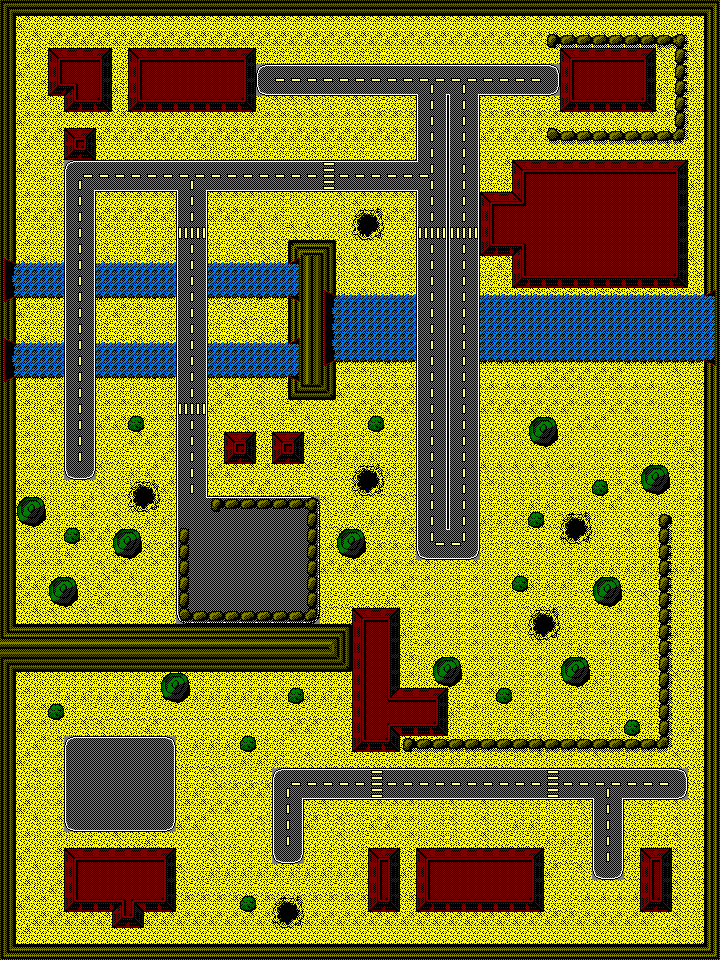

This is a level from a 2D game, rendered from its Tiled map with the project's own tilesets. A one-line summary and the map file follow, with tile-layer data summarised:
An orthogonal 45x60 tile map with 16x16 px tiles, 4 tile layers (Tile Layer 1, river, road, houses) and 133 objects (17x building, 12x bush, 10x tree, 9x sandbag, 8x water, ...).

<map version="1.2" tiledversion="1.2.1" orientation="orthogonal" renderorder="left-down" width="45" height="60" tilewidth="16" tileheight="16" infinite="0" nextlayerid="9" nextobjectid="193">
 <tileset firstgid="1" name="tileset" tilewidth="16" tileheight="16" tilecount="160" columns="16">
  <image source="../images/tileset.png" width="256" height="160" />
 </tileset>
 <layer id="2" name="Tile Layer 1" width="45" height="60" locked="1">
  <data>[2700 cells, 2700 non-empty, 24 distinct tile ids]</data>
 </layer>
 <layer id="4" name="river" width="45" height="60" locked="1">
  <data>[2700 cells, 239 non-empty, 9 distinct tile ids]</data>
 </layer>
 <layer id="5" name="road" width="45" height="60" locked="1">
  <data>[2700 cells, 456 non-empty, 22 distinct tile ids]</data>
 </layer>
 <layer id="3" name="houses" width="45" height="60" locked="1">
  <data>[2700 cells, 450 non-empty, 30 distinct tile ids]</data>
 </layer>
 <objectgroup id="6" name="objects" visible="0" locked="1">
  <object id="1" type="building" x="64" y="48" width="48" height="64" />
  <object id="2" type="building" x="128" y="48" width="128" height="64" />
  <object id="3" type="building" x="560" y="48" width="96" height="64" />
  <object id="4" type="building" x="64" y="128" width="32" height="32" />
  <object id="5" type="barrier" x="288" y="240" width="48" height="160" />
  <object id="6" type="building" x="224" y="432" width="32" height="32" />
  <object id="7" type="building" x="272" y="432" width="32" height="32" />
  <object id="8" type="tree" x="16" y="496" width="32" height="32" />
  <object id="9" type="tree" x="112" y="528" width="32" height="32" />
  <object id="10" type="tree" x="48" y="576" width="32" height="32" />
  <object id="11" type="tree" x="336" y="528" width="32" height="32" />
  <object id="12" type="tree" x="528" y="416" width="32" height="32" />
  <object id="13" type="tree" x="640" y="464" width="32" height="32" />
  <object id="14" type="tree" x="592" y="576" width="32" height="32" />
  <object id="15" type="tree" x="560" y="656" width="32" height="32" />
  <object id="16" type="tree" x="432" y="656" width="32" height="32" />
  <object id="17" type="tree" x="160" y="672" width="32" height="32" />
  <object id="18" type="barrier" x="16" y="624" width="336" height="48" />
  <object id="19" type="building" x="64" y="848" width="112" height="64" />
  <object id="20" type="building" x="368" y="848" width="32" height="64" />
  <object id="21" type="building" x="416" y="848" width="128" height="64" />
  <object id="22" type="building" x="640" y="848" width="32" height="64" />
  <object id="23" type="building" x="352" y="608" width="48" height="144" />
  <object id="24" type="building" x="512" y="160" width="176" height="128" />
  <object id="25" type="bush" x="128" y="416" width="16" height="16" />
  <object id="26" type="bush" x="64" y="528" width="16" height="16" />
  <object id="27" type="bush" x="368" y="416" width="16" height="16" />
  <object id="28" type="bush" x="528" y="512" width="16" height="16" />
  <object id="29" type="bush" x="512" y="576" width="16" height="16" />
  <object id="30" type="bush" x="496" y="688" width="16" height="16" />
  <object id="31" type="bush" x="288" y="688" width="16" height="16" />
  <object id="32" type="bush" x="48" y="704" width="16" height="16" />
  <object id="33" type="bush" x="240" y="736" width="16" height="16" />
  <object id="34" type="bush" x="240" y="896" width="16" height="16" />
  <object id="35" type="bush" x="624" y="720" width="16" height="16" />
  <object id="36" type="bush" x="592" y="480" width="16" height="16" />
  <object id="37" type="building" x="48" y="48" width="16" height="48" />
  <object id="38" type="building" x="480" y="192" width="32" height="64" />
  <object id="39" type="building" x="480" y="192" width="32" height="64" />
  <object id="40" type="building" x="400" y="688" width="48" height="48" />
  <object id="41" type="building" x="112" y="912" width="32" height="16" />
  <object id="42" type="water" x="16" y="264" width="48" height="32" />
  <object id="43" type="water" x="96" y="264" width="80" height="32" />
  <object id="44" type="water" x="208" y="264" width="92" height="32" />
  <object id="45" type="water" x="208" y="344" width="92" height="32" />
  <object id="46" type="water" x="96" y="344" width="80" height="32" />
  <object id="47" type="water" x="16" y="344" width="48" height="32" />
  <object id="48" type="water" x="324" y="296" width="92" height="64" />
  <object id="49" type="water" x="480" y="296" width="232" height="64" />
  <object id="50" type="sandbag" x="548" y="36" width="136" height="8" />
  <object id="51" type="sandbag" x="676" y="44" width="8" height="88" />
  <object id="52" type="sandbag" x="548" y="132" width="136" height="8" />
  <object id="53" type="sandbag" x="180" y="612" width="136" height="8" />
  <object id="54" type="sandbag" x="212" y="500" width="104" height="8" />
  <object id="55" type="sandbag" x="308" y="508" width="8" height="104" />
  <object id="56" type="sandbag" x="180" y="528" width="8" height="84" />
  <object id="57" type="sandbag" x="660" y="516" width="8" height="224" />
  <object id="58" type="sandbag" x="404" y="740" width="264" height="8" />
  <object id="131" type="border" x="0" y="0" width="16" height="960" />
  <object id="132" type="border" x="704" y="0" width="16" height="960" />
  <object id="133" type="border" x="16" y="0" width="688" height="16" />
  <object id="134" type="border" x="16" y="944" width="688" height="16" />
 </objectgroup>
 <objectgroup id="8" name="spawn" visible="0" locked="1">
  <object id="118" type="human spawn" x="212" y="40">
   <point />
  </object>
  <object id="119" type="human spawn" x="408" y="836">
   <point />
  </object>
  <object id="120" type="human spawn" x="568" y="920">
   <point />
  </object>
  <object id="121" type="human spawn" x="496" y="280">
   <point />
  </object>
  <object id="122" type="human spawn" x="124" y="836">
   <point />
  </object>
  <object id="123" type="human spawn" x="264" y="420">
   <point />
  </object>
  <object id="124" type="human spawn" x="540" y="80">
   <point />
  </object>
  <object id="125" type="alien spawn" x="144" y="492">
   <point />
  </object>
  <object id="126" type="alien spawn" x="288" y="912">
   <point />
  </object>
  <object id="127" type="alien spawn" x="544" y="624">
   <point />
  </object>
  <object id="128" type="alien spawn" x="576" y="528">
   <point />
  </object>
  <object id="129" type="alien spawn" x="368" y="480">
   <point />
  </object>
  <object id="130" type="alien spawn" x="368" y="224">
   <point />
  </object>
 </objectgroup>
 <objectgroup id="7" name="navigation" visible="0" locked="1">
  <object id="135" x="120" y="820">
   <polyline points="0,0 -32,-32 -80,-64 -92,-116 -72,-132 -16,-132 76,-84" />
  </object>
  <object id="136" x="208" y="728">
   <polyline points="0,0 36,-20 96,4 88,32" />
  </object>
  <object id="137" x="200" y="756">
   <polyline points="0,0 4,52 40,88 84,112" />
  </object>
  <object id="138" x="136" y="828">
   <polyline points="0,0 52,8 100,36 136,48" />
  </object>
  <object id="139" x="288" y="852">
   <polyline points="0,0 0,-68" />
  </object>
  <object id="140" x="300" y="784">
   <polyline points="0,0 300,0" />
  </object>
  <object id="141" x="616" y="784">
   <polyline points="60,0 68,-36 76,-104 68,-200 72,-292 72,-372 40,-384" />
  </object>
  <object id="142" x="580" y="908">
   <polyline points="0,0 28,-40 28,-112" />
  </object>
  <object id="143" x="420" y="832">
   <polyline points="0,0 136,0 172,-36" />
  </object>
  <object id="144" x="396" y="828">
   <polyline points="0,0 -96,-32" />
  </object>
  <object id="145" x="388" y="836">
   <polyline points="0,0 -84,20" />
  </object>
  <object id="146" x="644" y="396">
   <polyline points="0,0 -80,-20 -180,-4" />
  </object>
  </objectgroup>
</map>
<!-- 46 of 133 objects omitted -->
